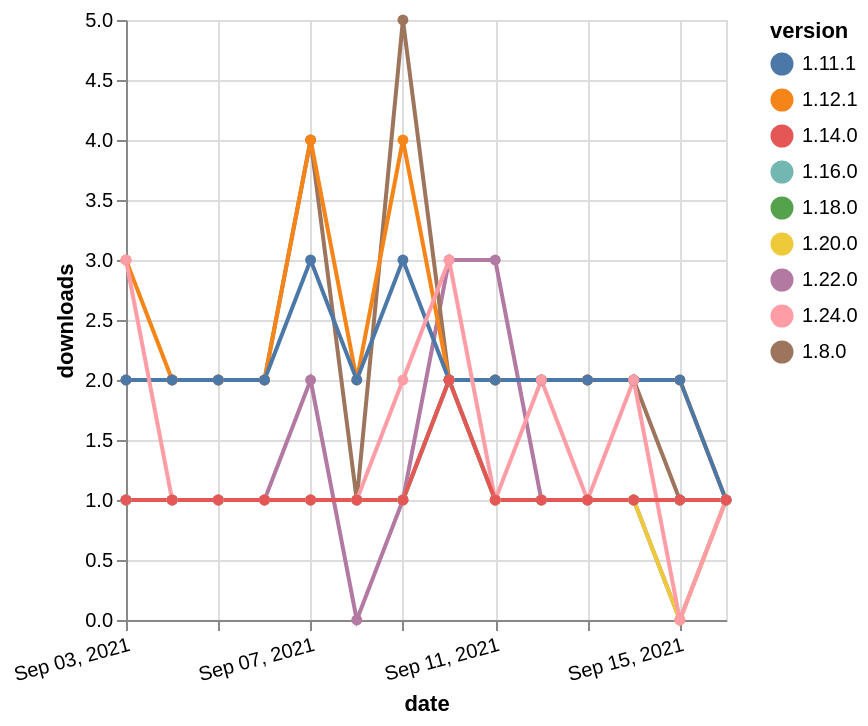

The specification (Vega-Lite) saved for this image:
### Vega-Lite specification from a JSON file in a GitHub repository (floating-point values rounded to 4 significant figures)
{"$schema": "https://vega.github.io/schema/vega-lite/v5.json", "description": "A simple bar chart with embedded data.", "data": {"values": [{"date": "2021-09-03", "total": 249, "delta": 1, "version": "1.18.0"}, {"date": "2021-09-04", "total": 250, "delta": 1, "version": "1.18.0"}, {"date": "2021-09-05", "total": 251, "delta": 1, "version": "1.18.0"}, {"date": "2021-09-06", "total": 252, "delta": 1, "version": "1.18.0"}, {"date": "2021-09-07", "total": 253, "delta": 1, "version": "1.18.0"}, {"date": "2021-09-08", "total": 254, "delta": 1, "version": "1.18.0"}, {"date": "2021-09-09", "total": 255, "delta": 1, "version": "1.18.0"}, {"date": "2021-09-10", "total": 257, "delta": 2, "version": "1.18.0"}, {"date": "2021-09-11", "total": 258, "delta": 1, "version": "1.18.0"}, {"date": "2021-09-12", "total": 259, "delta": 1, "version": "1.18.0"}, {"date": "2021-09-13", "total": 260, "delta": 1, "version": "1.18.0"}, {"date": "2021-09-14", "total": 261, "delta": 1, "version": "1.18.0"}, {"date": "2021-09-15", "total": 262, "delta": 1, "version": "1.18.0"}, {"date": "2021-09-16", "total": 263, "delta": 1, "version": "1.18.0"}, {"date": "2021-09-03", "total": 216, "delta": 1, "version": "1.22.0"}, {"date": "2021-09-04", "total": 217, "delta": 1, "version": "1.22.0"}, {"date": "2021-09-05", "total": 218, "delta": 1, "version": "1.22.0"}, {"date": "2021-09-06", "total": 219, "delta": 1, "version": "1.22.0"}, {"date": "2021-09-07", "total": 221, "delta": 2, "version": "1.22.0"}, {"date": "2021-09-08", "total": 221, "delta": 0, "version": "1.22.0"}, {"date": "2021-09-09", "total": 222, "delta": 1, "version": "1.22.0"}, {"date": "2021-09-10", "total": 225, "delta": 3, "version": "1.22.0"}, {"date": "2021-09-11", "total": 228, "delta": 3, "version": "1.22.0"}, {"date": "2021-09-12", "total": 229, "delta": 1, "version": "1.22.0"}, {"date": "2021-09-13", "total": 230, "delta": 1, "version": "1.22.0"}, {"date": "2021-09-14", "total": 231, "delta": 1, "version": "1.22.0"}, {"date": "2021-09-15", "total": 231, "delta": 0, "version": "1.22.0"}, {"date": "2021-09-16", "total": 232, "delta": 1, "version": "1.22.0"}, {"date": "2021-09-03", "total": 3033, "delta": 2, "version": "1.8.0"}, {"date": "2021-09-04", "total": 3035, "delta": 2, "version": "1.8.0"}, {"date": "2021-09-05", "total": 3037, "delta": 2, "version": "1.8.0"}, {"date": "2021-09-06", "total": 3039, "delta": 2, "version": "1.8.0"}, {"date": "2021-09-07", "total": 3043, "delta": 4, "version": "1.8.0"}, {"date": "2021-09-08", "total": 3044, "delta": 1, "version": "1.8.0"}, {"date": "2021-09-09", "total": 3049, "delta": 5, "version": "1.8.0"}, {"date": "2021-09-10", "total": 3051, "delta": 2, "version": "1.8.0"}, {"date": "2021-09-11", "total": 3053, "delta": 2, "version": "1.8.0"}, {"date": "2021-09-12", "total": 3055, "delta": 2, "version": "1.8.0"}, {"date": "2021-09-13", "total": 3057, "delta": 2, "version": "1.8.0"}, {"date": "2021-09-14", "total": 3059, "delta": 2, "version": "1.8.0"}, {"date": "2021-09-15", "total": 3060, "delta": 1, "version": "1.8.0"}, {"date": "2021-09-16", "total": 3061, "delta": 1, "version": "1.8.0"}, {"date": "2021-09-03", "total": 2494, "delta": 3, "version": "1.12.1"}, {"date": "2021-09-04", "total": 2496, "delta": 2, "version": "1.12.1"}, {"date": "2021-09-05", "total": 2498, "delta": 2, "version": "1.12.1"}, {"date": "2021-09-06", "total": 2500, "delta": 2, "version": "1.12.1"}, {"date": "2021-09-07", "total": 2504, "delta": 4, "version": "1.12.1"}, {"date": "2021-09-08", "total": 2506, "delta": 2, "version": "1.12.1"}, {"date": "2021-09-09", "total": 2510, "delta": 4, "version": "1.12.1"}, {"date": "2021-09-10", "total": 2512, "delta": 2, "version": "1.12.1"}, {"date": "2021-09-11", "total": 2514, "delta": 2, "version": "1.12.1"}, {"date": "2021-09-12", "total": 2516, "delta": 2, "version": "1.12.1"}, {"date": "2021-09-13", "total": 2518, "delta": 2, "version": "1.12.1"}, {"date": "2021-09-14", "total": 2520, "delta": 2, "version": "1.12.1"}, {"date": "2021-09-15", "total": 2522, "delta": 2, "version": "1.12.1"}, {"date": "2021-09-16", "total": 2523, "delta": 1, "version": "1.12.1"}, {"date": "2021-09-03", "total": 185, "delta": 1, "version": "1.20.0"}, {"date": "2021-09-04", "total": 186, "delta": 1, "version": "1.20.0"}, {"date": "2021-09-05", "total": 187, "delta": 1, "version": "1.20.0"}, {"date": "2021-09-06", "total": 188, "delta": 1, "version": "1.20.0"}, {"date": "2021-09-07", "total": 189, "delta": 1, "version": "1.20.0"}, {"date": "2021-09-08", "total": 190, "delta": 1, "version": "1.20.0"}, {"date": "2021-09-09", "total": 191, "delta": 1, "version": "1.20.0"}, {"date": "2021-09-10", "total": 193, "delta": 2, "version": "1.20.0"}, {"date": "2021-09-11", "total": 194, "delta": 1, "version": "1.20.0"}, {"date": "2021-09-12", "total": 195, "delta": 1, "version": "1.20.0"}, {"date": "2021-09-13", "total": 196, "delta": 1, "version": "1.20.0"}, {"date": "2021-09-14", "total": 197, "delta": 1, "version": "1.20.0"}, {"date": "2021-09-15", "total": 197, "delta": 0, "version": "1.20.0"}, {"date": "2021-09-16", "total": 198, "delta": 1, "version": "1.20.0"}, {"date": "2021-09-03", "total": 214, "delta": 1, "version": "1.16.0"}, {"date": "2021-09-04", "total": 215, "delta": 1, "version": "1.16.0"}, {"date": "2021-09-05", "total": 216, "delta": 1, "version": "1.16.0"}, {"date": "2021-09-06", "total": 217, "delta": 1, "version": "1.16.0"}, {"date": "2021-09-07", "total": 218, "delta": 1, "version": "1.16.0"}, {"date": "2021-09-08", "total": 219, "delta": 1, "version": "1.16.0"}, {"date": "2021-09-09", "total": 220, "delta": 1, "version": "1.16.0"}, {"date": "2021-09-10", "total": 222, "delta": 2, "version": "1.16.0"}, {"date": "2021-09-11", "total": 223, "delta": 1, "version": "1.16.0"}, {"date": "2021-09-12", "total": 224, "delta": 1, "version": "1.16.0"}, {"date": "2021-09-13", "total": 225, "delta": 1, "version": "1.16.0"}, {"date": "2021-09-14", "total": 226, "delta": 1, "version": "1.16.0"}, {"date": "2021-09-15", "total": 227, "delta": 1, "version": "1.16.0"}, {"date": "2021-09-16", "total": 228, "delta": 1, "version": "1.16.0"}, {"date": "2021-09-03", "total": 2570, "delta": 2, "version": "1.11.1"}, {"date": "2021-09-04", "total": 2572, "delta": 2, "version": "1.11.1"}, {"date": "2021-09-05", "total": 2574, "delta": 2, "version": "1.11.1"}, {"date": "2021-09-06", "total": 2576, "delta": 2, "version": "1.11.1"}, {"date": "2021-09-07", "total": 2579, "delta": 3, "version": "1.11.1"}, {"date": "2021-09-08", "total": 2581, "delta": 2, "version": "1.11.1"}, {"date": "2021-09-09", "total": 2584, "delta": 3, "version": "1.11.1"}, {"date": "2021-09-10", "total": 2586, "delta": 2, "version": "1.11.1"}, {"date": "2021-09-11", "total": 2588, "delta": 2, "version": "1.11.1"}, {"date": "2021-09-12", "total": 2590, "delta": 2, "version": "1.11.1"}, {"date": "2021-09-13", "total": 2592, "delta": 2, "version": "1.11.1"}, {"date": "2021-09-14", "total": 2594, "delta": 2, "version": "1.11.1"}, {"date": "2021-09-15", "total": 2596, "delta": 2, "version": "1.11.1"}, {"date": "2021-09-16", "total": 2597, "delta": 1, "version": "1.11.1"}, {"date": "2021-09-03", "total": 137, "delta": 3, "version": "1.24.0"}, {"date": "2021-09-04", "total": 138, "delta": 1, "version": "1.24.0"}, {"date": "2021-09-05", "total": 139, "delta": 1, "version": "1.24.0"}, {"date": "2021-09-06", "total": 140, "delta": 1, "version": "1.24.0"}, {"date": "2021-09-07", "total": 141, "delta": 1, "version": "1.24.0"}, {"date": "2021-09-08", "total": 142, "delta": 1, "version": "1.24.0"}, {"date": "2021-09-09", "total": 144, "delta": 2, "version": "1.24.0"}, {"date": "2021-09-10", "total": 147, "delta": 3, "version": "1.24.0"}, {"date": "2021-09-11", "total": 148, "delta": 1, "version": "1.24.0"}, {"date": "2021-09-12", "total": 150, "delta": 2, "version": "1.24.0"}, {"date": "2021-09-13", "total": 151, "delta": 1, "version": "1.24.0"}, {"date": "2021-09-14", "total": 153, "delta": 2, "version": "1.24.0"}, {"date": "2021-09-15", "total": 153, "delta": 0, "version": "1.24.0"}, {"date": "2021-09-16", "total": 154, "delta": 1, "version": "1.24.0"}, {"date": "2021-09-03", "total": 265, "delta": 1, "version": "1.14.0"}, {"date": "2021-09-04", "total": 266, "delta": 1, "version": "1.14.0"}, {"date": "2021-09-05", "total": 267, "delta": 1, "version": "1.14.0"}, {"date": "2021-09-06", "total": 268, "delta": 1, "version": "1.14.0"}, {"date": "2021-09-07", "total": 269, "delta": 1, "version": "1.14.0"}, {"date": "2021-09-08", "total": 270, "delta": 1, "version": "1.14.0"}, {"date": "2021-09-09", "total": 271, "delta": 1, "version": "1.14.0"}, {"date": "2021-09-10", "total": 273, "delta": 2, "version": "1.14.0"}, {"date": "2021-09-11", "total": 274, "delta": 1, "version": "1.14.0"}, {"date": "2021-09-12", "total": 275, "delta": 1, "version": "1.14.0"}, {"date": "2021-09-13", "total": 276, "delta": 1, "version": "1.14.0"}, {"date": "2021-09-14", "total": 277, "delta": 1, "version": "1.14.0"}, {"date": "2021-09-15", "total": 278, "delta": 1, "version": "1.14.0"}, {"date": "2021-09-16", "total": 279, "delta": 1, "version": "1.14.0"}]}, "width": "container", "mark": {"type": "line", "point": {"filled": true}}, "encoding": {"x": {"field": "date", "type": "temporal", "timeUnit": "yearmonthdate", "title": "date", "axis": {"labelAngle": -15}}, "y": {"field": "delta", "type": "quantitative", "title": "downloads"}, "color": {"field": "version", "type": "nominal"}, "tooltip": {"field": "delta"}}}
